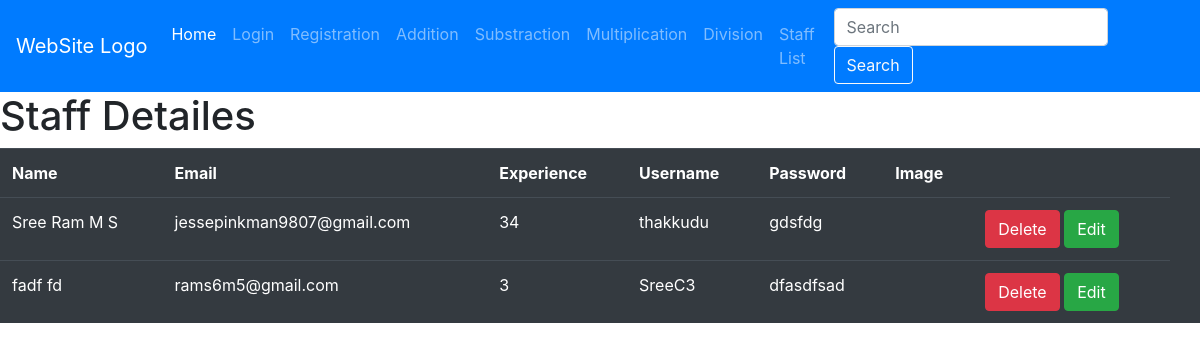
Before: /account/staff/ with the older database file.
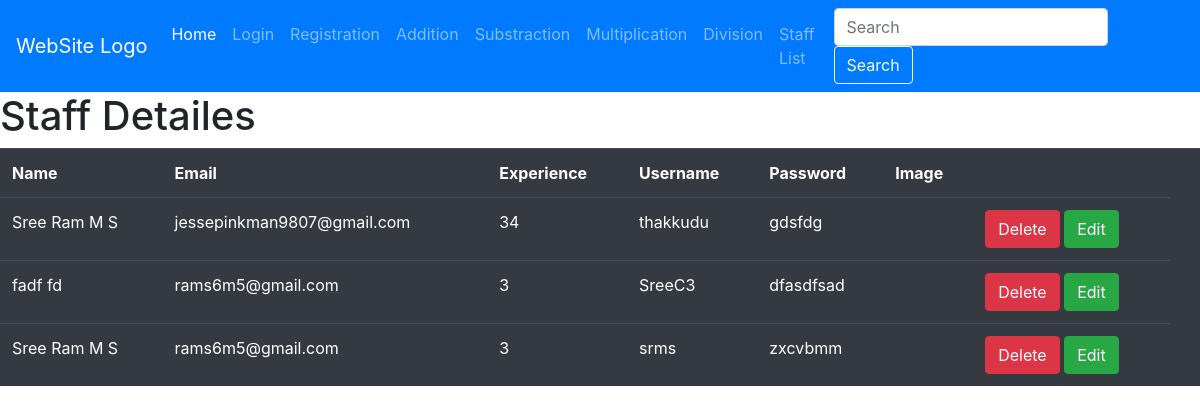
After: the same page with the newer database file.
### account/models.py (models this page shows, shortened)
class Staff(models.Model):
    first=models.CharField(max_length=100,verbose_name="Enter First Name")
    last=models.CharField(max_length=100,verbose_name="Enter Last Name")
    mail=models.EmailField(verbose_name="G-Mail")
    exp=models.IntegerField(verbose_name="Experience")
    username=models.CharField(max_length=100,verbose_name="Username")
    password=models.CharField(max_length=100,verbose_name="Password")
    pic=models.ImageField(upload_to="profile_pic",null=True)

### account/views.py (the view)
# urls.py: path('staff/',StaffView.as_view(),name="Staff"),
class StaffView(View):
    def get (self,req,*args,**kwargs):
        res=Staff.objects.all()
        return render (req,"Staff list.html",{"data":res})

### account/templates/Staff list.html (shortened to what this page needs)
{% extends 'nav.html' %}
{% block nav %}
<h1 class="">Staff Detailes</h1>
<table class="table table-dark">
    <tr>
        <th> Name</th>
        <th> Email</th>
        <th> Experience</th>
        <th> Username</th>
        <th> Password</th>
        <th>Image</th>
        <th></th>
        <th></th>
    </tr>
    {% for i in data %}
    <tr>
        <td>{{i.first}} {{i.last}}</td>
        <td>{{i.mail}}</td>
        <td>{{i.exp}}</td>
        <td>{{i.username}}</td>
        <td>{{i.password}}</td>
        <td>
    </td>
        <td> <a href="{% url 'DelStaff' i.id %}" class="btn btn-danger">Delete</a>
         <a href="{% url 'EditStaff' i.id %}" class="btn btn-success"> Edit </a> </td>
    </tr>
    {% endfor %}
{% endblock nav %}

Changed rows visible on the page:
added Staff: first "Sree Ram", last "M S", mail "rams6m5@gmail.com", exp "3", username "srms", password "zxcvbmm"
